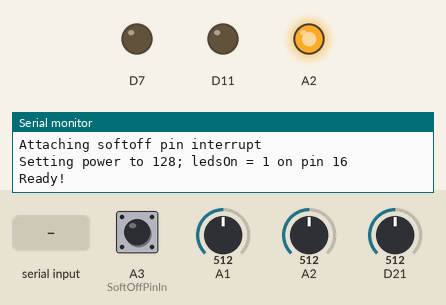
Simulated run of this sketch. Board: Arduino Zero (SAMD21). Parts: output pins drawn as LEDs (lit = HIGH), the last lines printed to the serial monitor. Inputs (shaded band) come from the test bench; at power-on: A1 = 512, A2 = 512, A3 (SoftOffPinIn) HIGH, D21 = 512 (analog values on the 0–1023 scale).

Above: at 1.4 s.
1.5 s: "30,150\n" received over Serial
At 3.0 s:
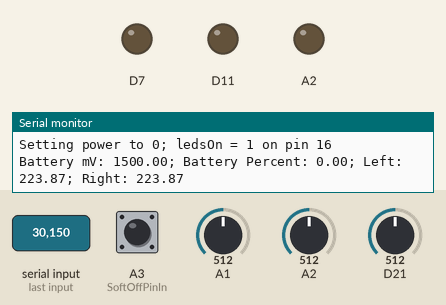
Timing chart, 0 to 4.5 s (numbered marks = the images above; inputs shaded):
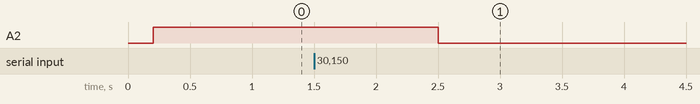

The sketch:

firmware.ino
```cpp
#include <Arduino.h>

#include "Battery.h"
#include "GA1A12S202.h"
#include "LED.h"

/* ~~~~~~~~~~~~~~~~~~~
 * LEDS
 * ~~~~~~~~~~~~~~~~~~~
 */
LED *WhiteLEDs;
LED *RedLEDs;
LED *GreenLEDs;
LED *BlueLEDs;

/* ~~~~~~~~~~~~~~~~~~~
 * SENSOR/BATTERY
 * ~~~~~~~~~~~~~~~~~~~
 */
#define ANALOG_READ_MAX 4096 // 12-bit analog reads systemwide
#define ANALOG_READ_REF_MV 3000.0 // 3.0v internal analog reference
GA1A12S202 *LeftLightSensor;
GA1A12S202 *RightLightSensor;

Battery *Battery1;

// ~~~~~~~~~ SOFTOFF ~~~~~~~~~ //
int SoftOffPinIn = A3;

/*
 * Toggle the status of the white LEDs. The RGB indicator LEDs are left alone
 * since they indicate that something needs attention.
 */
void softToggle() {
  WhiteLEDs->toggle();
}

void setup() {
  Serial.begin(115200);
  analogReference(AR_INTERNAL_3_0);
  analogReadResolution(12);

  // Let the ADC settle
  delay(100);

  WhiteLEDs = new LED(16, 128, false);
  RedLEDs   = new LED(15, 128, false);
  GreenLEDs = new LED(7,  128, false);
  BlueLEDs  = new LED(11, 128, false);

  Battery1 = new Battery(A7, ANALOG_READ_REF_MV, ANALOG_READ_MAX);
  LeftLightSensor  = new GA1A12S202(A1, GA1A12S202_LOG_LUX_MAX, ANALOG_READ_MAX);
  RightLightSensor = new GA1A12S202(A2, GA1A12S202_LOG_LUX_MAX, ANALOG_READ_MAX);

  Serial.println("Attaching softoff pin interrupt");
  pinMode(SoftOffPinIn, INPUT_PULLUP);
  attachInterrupt(digitalPinToInterrupt(SoftOffPinIn), softToggle, FALLING);

  WhiteLEDs->on();

  Serial.println("Ready!");
}

long previousMillis = 0;
const long interval = 2000;
void loop() {
  unsigned long currentMillis = millis();
  if (Serial && currentMillis - previousMillis > interval) {
    previousMillis = currentMillis;

    Battery1->update();
    LeftLightSensor->update();
    RightLightSensor->update();

    Serial.print("Battery mV: ");
    Serial.print(Battery1->mV());
    Serial.print("; Battery Percent: ");
    Serial.print(Battery1->percent());

    Serial.print("; Left: ");
    Serial.print(LeftLightSensor->lux());
    Serial.print("; Right: ");
    Serial.println(RightLightSensor->lux());
  }

  float maxLux = max(LeftLightSensor->raw(), RightLightSensor->raw());

  if (Serial.available()) {
    WhiteLEDs->setPerceivedPower(Serial.parseInt());
  } else { }
}
```

Battery.cpp
```cpp
#include "Battery.h"

Battery::Battery(const byte _pin, const float _analogReadRefMv, const uint _analogReadMax) {
  if (Serial) Serial.printf("Initializing new battery on pin %d\n", _pin);

  pin = _pin;
  pinMode(pin, INPUT);
  mVPerLSB = _analogReadRefMv / (float)_analogReadMax;

  analogRead(pin);
  delay(100);
  update();
}

Battery::~Battery() {}

float Battery::mV() {
  return batteryMv;
}

float Battery::percent() {
  return mvToPercent(batteryMv);
}

void Battery::update() {
  batteryMv = (float)analogRead(pin) * mVPerLSB;
}

uint8_t Battery::mvToPercent(float mvolts) {
    if (mvolts >= 3000) return 100;
    else if (mvolts > 2900) return 100 - ((3000 - mvolts) * 58) / 100;
    else if (mvolts > 2740) return  42 - ((2900 - mvolts) * 24) / 160;
    else if (mvolts > 2440) return  18 - ((2740 - mvolts) * 12) / 300;
    else if (mvolts > 2100) return   6 - ((2440 - mvolts) *  6) / 340;
    else return 0;
}
```

Battery.h
```cpp
#ifndef BATTERY_H
#define BATTERY_H

#include <Arduino.h>

#define VBAT_MV_PER_LSB   (0.73242188F)   // 3.0V ADC range and 12-bit ADC resolution = 3000mV/4096
#define VBAT_DIVIDER      (0.71275837F)   // 2M + 0.806M voltage divider on VBAT = (2M / (0.806M + 2M))
#define VBAT_DIVIDER_COMP (1.403F)        // Compensation factor for the VBAT divider

class Battery {

  float mVPerLSB;
  float batteryMv;
  byte pin;

  uint8_t mvToPercent(float mvolts);

  public:
    Battery(const byte _pin, const float _analogReadRefMv, const uint _analogReadMax);
    ~Battery();
    float mV();
    float percent();
    void update();
};

#endif
```

GA1A12S202.cpp
```cpp
#include "GA1A12S202.h"

GA1A12S202::GA1A12S202(const byte _pin, const float _logLightRangeMax, const float _analogReadMax) {
  if (Serial) Serial.printf("Initializing new GA1A12S202 on pin %d\n", _pin);

  pin = _pin;
  pinMode(pin, INPUT);
  logLuxPerLSB = _logLightRangeMax / _analogReadMax;

  update();
}

GA1A12S202::~GA1A12S202() {
  // no-op
}

int GA1A12S202::raw() {
  return rawValue;
}

float GA1A12S202::lux() {
  return rawToLux(rawValue);
}

void GA1A12S202::update() {
  rawValue = analogRead(pin);
}

float GA1A12S202::rawToLux(int raw) {
  return pow(10, raw * logLuxPerLSB);
}
```

GA1A12S202.h
```cpp
#ifndef GA1A12S202_H
#define GA1A12S202_H

#include <Arduino.h>

#define GA1A12S202_LOG_LUX_MAX 4.7

class GA1A12S202 {
  private:
    byte pin;
    float logLuxPerLSB;
    int rawValue;

    float rawToLux(int raw);

  public:
    GA1A12S202(const byte _pin, const float _logLightRangeMax, const float _analogReadMax);
    ~GA1A12S202();
    int raw();
    float lux();
    void update();
};

#endif
```

LED.cpp
```cpp
#include "LED.h"

LED::LED(const byte _pin, uint8_t _initialPerceivedPower, bool _isInitiallyOn) {
  if (Serial) Serial.printf("Initializing new LED on pin %d\n", _pin);

  pin = _pin;
  ledsOn = _isInitiallyOn;
  currentPerceivedPower = _initialPerceivedPower;
  pinMode(pin, OUTPUT);
  write();
}

LED::~LED() {
  // no-op
}

void LED::toggle() {
  ledsOn = !ledsOn;
  write();
}

void LED::on() {
  ledsOn = true;
  write();
}

void LED::off() {
  ledsOn = false;
  write();
}

void LED::setPerceivedPower(uint8_t power) {
  currentPerceivedPower = power;
  write();
}

void LED::setPower(uint8_t power) {
  currentPerceivedPower = pgm_read_byte(&gammaLUT[power]);
  write();
}

bool LED::isOn() {
  return ledsOn;
}

void LED::write() {
  if (Serial) Serial.printf("Setting power to %d; ledsOn = %d on pin %d\n", currentPerceivedPower, ledsOn, pin);
  analogWrite(pin, ledsOn * currentPerceivedPower);
}
```

Source omitted: LED.h (data table, 1916 bytes)

Measured:
- after the input at 1.5 s, A2: HIGH → LOW after 1.0 s
